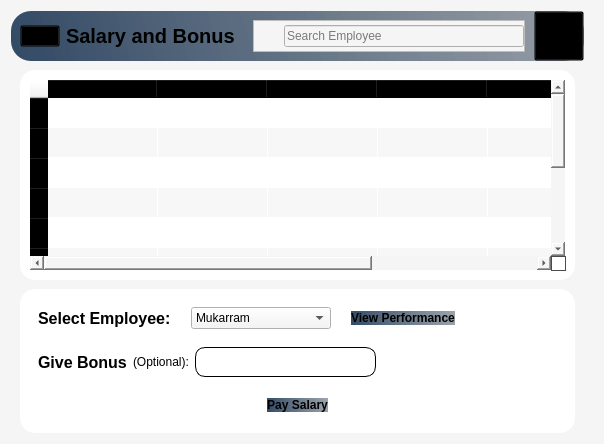
      <widget class="QWidget" name="Salar_and_Bonus_page">
       <property name="styleSheet">
        <string notr="true">*{
background-color:#f5f5f5;
}
#HeaderFrame_5{
background-color:qlineargradient(spread:pad,x1:0,y1:0.505682,x2:1,y2:0.477,stop:0 rgba(20,47,78,219),stop:1 rgba(85,98,112,150));
 border-radius: 20px;
}
#widget_36,QPushButton,QLabel,#widget_37,#widget_38,QFrame{
background:transparent;
}
#widget_Table,#widget_42{
background-color:#fff;
border-radius:15px;
}
#searchframe{
background-color:#f5f5f5;
}
#btn_Performance,#btn_paySalary{
background-color:qlineargradient(spread:pad,x1:0,y1:0.505682,x2:1,y2:0.477,stop:0 rgba(20,47,78,219),stop:1 rgba(85,98,112,150));
 border-radius: 15px;
}
#txt_Bonus{
background-color:#fff;
 border-radius: 10px;
 border: 1px solid #000000
}</string>
       </property>
       <layout class="QVBoxLayout" name="verticalLayout_20">
        <item>
         <widget class="QWidget" name="widget_30" native="true">
          <layout class="QVBoxLayout" name="verticalLayout_37">
           <property name="spacing">
            <number>0</number>
           </property>
           <property name="leftMargin">
            <number>0</number>
           </property>
           <property name="topMargin">
            <number>0</number>
           </property>
           <property name="bottomMargin">
            <number>0</number>
           </property>
           <item alignment="Qt::AlignTop">
            <widget class="QWidget" name="HeaderFrame_5" native="true">
             <layout class="QHBoxLayout" name="horizontalLayout_28">
              <property name="spacing">
               <number>0</number>
              </property>
              <property name="leftMargin">
               <number>0</number>
              </property>
              <property name="topMargin">
               <number>0</number>
              </property>
              <property name="rightMargin">
               <number>0</number>
              </property>
              <property name="bottomMargin">
               <number>0</number>
              </property>
              <item alignment="Qt::AlignLeft">
               <widget class="QWidget" name="widget_36" native="true">
                <layout class="QHBoxLayout" name="horizontalLayout_40">
                 <property name="topMargin">
                  <number>0</number>
                 </property>
                 <property name="bottomMargin">
                  <number>0</number>
                 </property>
                 <item>
                  <widget class="QPushButton" name="menuBtn_6">
                   <property name="text">
                    <string/>
                   </property>
                   <property name="icon">
                    <iconset resource="Resource.qrc">
                     <normaloff>:/Black Icons/Graphics/featherBlack/menu.svg</normaloff>:/Black Icons/Graphics/featherBlack/menu.svg</iconset>
                   </property>
                   <property name="iconSize">
                    <size>
                     <width>24</width>
                     <height>24</height>
                    </size>
                   </property>
                  </widget>
                 </item>
                 <item>
                  <widget class="QLabel" name="appHeader_6">
                   <property name="font">
                    <font>
                     <pointsize>15</pointsize>
                     <weight>75</weight>
                     <bold>true</bold>
                    </font>
                   </property>
                   <property name="text">
                    <string>Salary and Bonus</string>
                   </property>
                  </widget>
                 </item>
                </layout>
               </widget>
              </item>
              <item alignment="Qt::AlignHCenter">
               <widget class="QWidget" name="widget_37" native="true">
                <property name="minimumSize">
                 <size>
                  <width>290</width>
                  <height>0</height>
                 </size>
                </property>
                <layout class="QHBoxLayout" name="horizontalLayout_57">
                 <property name="topMargin">
                  <number>9</number>
                 </property>
                 <property name="bottomMargin">
                  <number>0</number>
                 </property>
                 <item alignment="Qt::AlignTop">
                  <widget class="QFrame" name="searchframe">
                   <property name="minimumSize">
                    <size>
                     <width>160</width>
                     <height>0</height>
                    </size>
                   </property>
                   <property name="frameShape">
                    <enum>QFrame::StyledPanel</enum>
                   </property>
                   <property name="frameShadow">
                    <enum>QFrame::Sunken</enum>
                   </property>
                   <layout class="QHBoxLayout" name="horizontalLayout_58">
                    <property name="spacing">
                     <number>0</number>
                    </property>
                    <property name="leftMargin">
                     <number>0</number>
                    </property>
                    <property name="topMargin">
                     <number>0</number>
                    </property>
                    <property name="rightMargin">
                     <number>0</number>
                    </property>
                    <property name="bottomMargin">
                     <number>0</number>
                    </property>
                    <item>
                     <widget class="QLabel" name="label_12">
                      <property name="minimumSize">
                       <size>
                        <width>30</width>
                        <height>30</height>
                       </size>
                      </property>
                      <property name="maximumSize">
                       <size>
                        <width>30</width>
                        <height>30</height>
                       </size>
                      </property>
                      <property name="text">
                       <string/>
                      </property>
                      <property name="pixmap">
                       <pixmap>:/blackicons/Graphics/featherBlack/search.svg</pixmap>
                      </property>
                      <property name="scaledContents">
                       <bool>true</bool>
                      </property>
                     </widget>
                    </item>
                    <item>
                     <widget class="QLineEdit" name="lineEdit">
                      <property name="text">
                       <string/>
                      </property>
                      <property name="placeholderText">
                       <string>Search Employee</string>
                      </property>
                     </widget>
                    </item>
                   </layout>
                  </widget>
                 </item>
                </layout>
               </widget>
              </item>
              <item>
               <widget class="QWidget" name="widget_38" native="true">
                <layout class="QHBoxLayout" name="horizontalLayout_59">
                 <property name="spacing">
                  <number>0</number>
                 </property>
                 <property name="leftMargin">
                  <number>0</number>
                 </property>
                 <property name="topMargin">
                  <number>0</number>
                 </property>
                 <property name="rightMargin">
                  <number>0</number>
                 </property>
                 <property name="bottomMargin">
                  <number>0</number>
                 </property>
                 <item alignment="Qt::AlignRight">
                  <widget class="QPushButton" name="accountBtn_6">
                   <property name="minimumSize">
                    <size>
                     <width>50</width>
                     <height>50</height>
                    </size>
                   </property>
                   <property name="text">
                    <string/>
                   </property>
                   <property name="icon">
                    <iconset resource="Resource.qrc">
                     <normaloff>:/Black Icons/Graphics/featherBlack/user.svg</normaloff>:/Black Icons/Graphics/featherBlack/user.svg</iconset>
                   </property>
                   <property name="iconSize">
                    <size>
                     <width>32</width>
                     <height>32</height>
                    </size>
                   </property>
                  </widget>
                 </item>
                </layout>
               </widget>
              </item>
             </layout>
            </widget>
           </item>
           <item>
            <widget class="QWidget" name="widget_39" native="true">
             <layout class="QVBoxLayout" name="verticalLayout_38">
              <item>
               <widget class="QWidget" name="widget_Table" native="true">
                <layout class="QVBoxLayout" name="verticalLayout_39">
                 <item>
                  <widget class="QTableWidget" name="tableWidget_4">
                   <property name="alternatingRowColors">
                    <bool>true</bool>
                   </property>
                   <property name="gridStyle">
                    <enum>Qt::DashLine</enum>
                   </property>
                   <property name="rowCount">
                    <number>10</number>
                   </property>
                   <attribute name="horizontalHeaderDefaultSectionSize">
                    <number>110</number>
                   </attribute>
                   <attribute name="horizontalHeaderStretchLastSection">
                    <bool>true</bool>
                   </attribute>
                   <row/>
                   <row/>
                   <row/>
                   <row/>
                   <row/>
                   <row/>
                   <row/>
                   <row/>
                   <row/>
                   <row/>
                   <column>
                    <property name="text">
                     <string>ID</string>
                    </property>
                    <property name="font">
                     <font>
                      <weight>75</weight>
                      <bold>true</bold>
                     </font>
                    </property>
                   </column>
                   <column>
                    <property name="text">
                     <string>Name</string>
                    </property>
                    <property name="font">
                     <font>
                      <weight>75</weight>
                      <bold>true</bold>
                     </font>
                    </property>
                   </column>
                   <column>
                    <property name="text">
                     <string>Status</string>
                    </property>
                    <property name="font">
                     <font>
                      <weight>75</weight>
                      <bold>true</bold>
                     </font>
                    </property>
                   </column>
                   <column>
                    <property name="text">
                     <string>Basic Salary</string>
                    </property>
                    <property name="font">
                     <font>
                      <weight>75</weight>
                      <bold>true</bold>
                     </font>
                    </property>
                   </column>
                   <column>
                    <property name="text">
                     <string>Bonus Paid</string>
                    </property>
                    <property name="font">
                     <font>
                      <weight>75</weight>
                      <bold>true</bold>
                     </font>
                    </property>
                   </column>
                   <column>
                    <property name="text">
                     <string>Paid Status</string>
                    </property>
                    <property name="font">
                     <font>
                      <weight>75</weight>
                      <bold>true</bold>
                     </font>
                    </property>
                   </column>
                  </widget>
                 </item>
                </layout>
               </widget>
              </item>
             </layout>
            </widget>
           </item>
           <item>
            <widget class="QWidget" name="widget_40" native="true">
             <layout class="QVBoxLayout" name="verticalLayout_40">
              <property name="spacing">
               <number>0</number>
              </property>
              <property name="leftMargin">
               <number>9</number>
              </property>
              <property name="topMargin">
               <number>0</number>
              </property>
              <property name="rightMargin">
               <number>9</number>
              </property>
              <property name="bottomMargin">
               <number>0</number>
              </property>
              <item>
               <widget class="QWidget" name="widget_42" native="true">
                <property name="maximumSize">
                 <size>
                  <width>600</width>
                  <height>16777215</height>
                 </size>
                </property>
                <layout class="QVBoxLayout" name="verticalLayout_41">
                 <property name="spacing">
                  <number>0</number>
                 </property>
                 <item>
                  <widget class="QFrame" name="frame_43">
                   <layout class="QHBoxLayout" name="horizontalLayout_60">
                    <property name="spacing">
                     <number>20</number>
                    </property>
                    <item>
                     <widget class="QLabel" name="label_22">
                      <property name="font">
                       <font>
                        <pointsize>12</pointsize>
                        <weight>75</weight>
                        <bold>true</bold>
                       </font>
                      </property>
                      <property name="text">
                       <string>Select Employee:</string>
                      </property>
                     </widget>
                    </item>
                    <item>
                     <widget class="QComboBox" name="comboBox">
                      <property name="minimumSize">
                       <size>
                        <width>140</width>
                        <height>0</height>
                       </size>
                      </property>
                      <item>
                       <property name="text">
                        <string>Mukarram</string>
                       </property>
                      </item>
                      <item>
                       <property name="text">
                        <string>Ammad</string>
                       </property>
                      </item>
                      <item>
                       <property name="text">
                        <string>Rayan</string>
                       </property>
                      </item>
                     </widget>
                    </item>
                    <item>
                     <widget class="QPushButton" name="btn_Performance">
                      <property name="font">
                       <font>
                        <weight>75</weight>
                        <bold>true</bold>
                       </font>
                      </property>
                      <property name="text">
                       <string>View Performance</string>
                      </property>
                      <property name="icon">
                       <iconset resource="Resource.qrc">
                        <normaloff>:/Black Icons/Graphics/featherBlack/activity.svg</normaloff>:/Black Icons/Graphics/featherBlack/activity.svg</iconset>
                      </property>
                      <property name="iconSize">
                       <size>
                        <width>20</width>
                        <height>20</height>
                       </size>
                      </property>
                     </widget>
                    </item>
                    <item>
                     <spacer name="horizontalSpacer_5">
                      <property name="orientation">
                       <enum>Qt::Horizontal</enum>
                      </property>
                      <property name="sizeHint" stdset="0">
                       <size>
                        <width>40</width>
                        <height>20</height>
                       </size>
                      </property>
                     </spacer>
                    </item>
                   </layout>
                  </widget>
                 </item>
                 <item>
                  <widget class="QFrame" name="frame_41">
                   <layout class="QHBoxLayout" name="horizontalLayout_61">
                    <item>
                     <widget class="QLabel" name="label_23">
                      <property name="font">
                       <font>
                        <pointsize>12</pointsize>
                        <weight>75</weight>
                        <bold>true</bold>
                       </font>
                      </property>
                      <property name="text">
                       <string>Give Bonus</string>
                      </property>
                     </widget>
                    </item>
                    <item>
                     <widget class="QLabel" name="label_24">
                      <property name="text">
                       <string>(Optional):</string>
                      </property>
                     </widget>
                    </item>
                    <item>
                     <widget class="QLineEdit" name="txt_Bonus">
                      <property name="minimumSize">
                       <size>
                        <width>0</width>
                        <height>30</height>
                       </size>
                      </property>
                     </widget>
                    </item>
                    <item>
                     <spacer name="horizontalSpacer_6">
                      <property name="orientation">
                       <enum>Qt::Horizontal</enum>
                      </property>
                      <property name="sizeHint" stdset="0">
                       <size>
                        <width>40</width>
                        <height>20</height>
                       </size>
                      </property>
                     </spacer>
                    </item>
                   </layout>
                  </widget>
                 </item>
                 <item>
                  <widget class="QFrame" name="frame_44">
                   <layout class="QHBoxLayout" name="horizontalLayout_62">
                    <item>
                     <spacer name="horizontalSpacer_8">
                      <property name="orientation">
                       <enum>Qt::Horizontal</enum>
                      </property>
                      <property name="sizeHint" stdset="0">
                       <size>
                        <width>40</width>
                        <height>20</height>
                       </size>
                      </property>
                     </spacer>
                    </item>
                    <item>
                     <widget class="QPushButton" name="btn_paySalary">
                      <property name="font">
                       <font>
                        <weight>75</weight>
                        <bold>true</bold>
                       </font>
                      </property>
                      <property name="text">
                       <string>Pay Salary</string>
                      </property>
                      <property name="icon">
                       <iconset resource="Resource.qrc">
                        <normaloff>:/Black Icons/Graphics/featherBlack/dollar-sign.svg</normaloff>:/Black Icons/Graphics/featherBlack/dollar-sign.svg</iconset>
                      </property>
                      <property name="iconSize">
                       <size>
                        <width>20</width>
                        <height>20</height>
                       </size>
                      </property>
                     </widget>
                    </item>
                    <item>
                     <spacer name="horizontalSpacer_7">
                      <property name="orientation">
                       <enum>Qt::Horizontal</enum>
                      </property>
                      <property name="sizeHint" stdset="0">
                       <size>
                        <width>40</width>
                        <height>20</height>
                       </size>
                      </property>
                     </spacer>
                    </item>
                   </layout>
                  </widget>
                 </item>
                </layout>
               </widget>
              </item>
             </layout>
            </widget>
           </item>
          </layout>
         </widget>
        </item>
       </layout>
      </widget>
